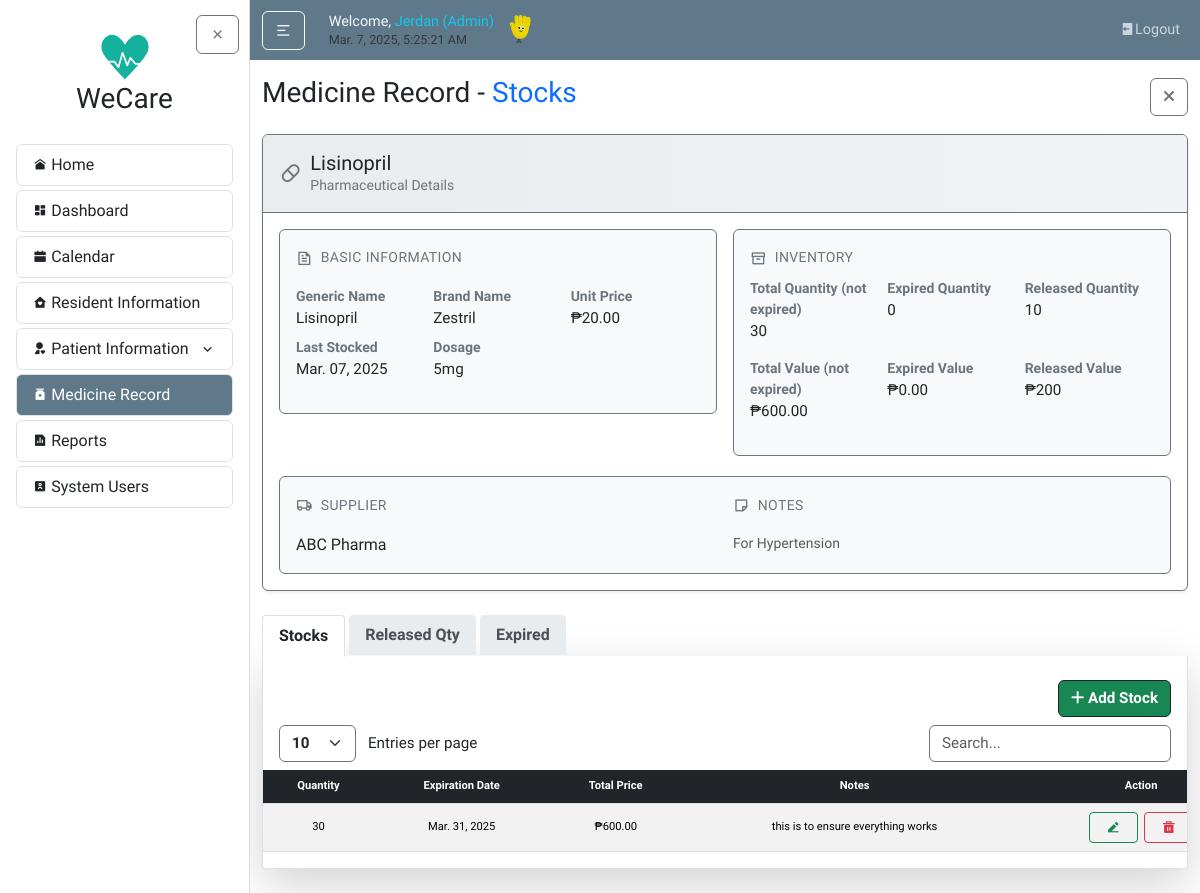
Screenshot of /medicines/7/ (signed in) with the database file from the repository.
### users/models.py (models this page shows, shortened)
class UserProfile(models.Model):
    USER_TYPE_CHOICES = [
        ('BHW', 'Barangay Health Worker'),
        ('Doctor', 'Doctor'),
        ('Admin', 'Admin'),
    ]
    STATUS_CHOICES = [
        ('ACTIVE', 'Active'),
        ('INACTIVE', 'Inactive'),
    ]
    user = models.OneToOneField(User, on_delete=models.CASCADE)
    userrole = models.CharField(max_length=10, choices=USER_TYPE_CHOICES, default='BHW')
    status = models.CharField(max_length=8, choices=STATUS_CHOICES, default='ACTIVE')
    created_by = models.ForeignKey(User, related_name='created_user_profiles', on_delete=models.SET_NULL, null=True, blank=True)

### medicineMonitoring/models.py (models this page shows, shortened)
class Medicine(models.Model):
    medicine_name = models.CharField(max_length=255)
    generic_name = models.CharField(max_length=255, blank=True, null=True)
    brand_name = models.CharField(max_length=255, blank=True, null=True)
    dosage = models.CharField(max_length=100, blank=True, null=True)
    unit_price = models.DecimalField(max_digits=10, decimal_places=2, default=Decimal("0.00"))
    total_value = models.DecimalField(max_digits=10, decimal_places=2, default=Decimal("0.00"))
    total_quantity = models.PositiveIntegerField(default=0)
    supplier_name = models.CharField(max_length=255)
    date_last_stock = models.DateField(blank=True)
    notes = models.TextField(blank=True, null=True)
    @property
    def expired_quantity(self):
        today = date.today()
        expired_stocks = self.stocks.filter(expiration_date__lte=today)
        return sum(stock.quantity for stock in expired_stocks)
    @property
    def expired_value(self):
        today = date.today()
        expired_stocks = self.stocks.filter(expiration_date__lte=today)
        return sum(stock.quantity * self.unit_price for stock in expired_stocks)

class MedicineStock(models.Model):
    medicine = models.ForeignKey(Medicine, on_delete=models.CASCADE, related_name="stocks")
    quantity = models.PositiveIntegerField(default=0)
    expiration_date = models.DateField()
    notes = models.TextField(blank=True, null=True)
    objects = MedicineStockManager()
    @property
    def total_price(self):
        return self.quantity * self.medicine.unit_price

### medicineMonitoring/views.py (the view)
# urls.py: path('<int:pk>/', views.medicine_detail, name='medicine-detail'),
@login_required
def medicine_detail(request, pk):
    medicine = get_object_or_404(Medicine, pk=pk)
    patient_medicine_tracking = MedicineTracking.objects.filter(medicine=medicine)
    releasedQty = patient_medicine_tracking.aggregate(total=Sum('quantity_used'))['total'] or 0
    releasedValue = patient_medicine_tracking.aggregate(total=Sum('total_price'))['total'] or 0
    today = date.today()
    valid_stocks = medicine.stocks.filter(expiration_date__gt=today)
    expired_stocks = medicine.stocks.filter(expiration_date__lte=today)
    context = {
        'medicine': medicine,
        'valid_stocks': valid_stocks,
        'expired_stocks': expired_stocks,
        'expired_count': expired_stocks.count(),
        'patient_medicine_tracking': patient_medicine_tracking,
        'releasedQty': releasedQty,
        'releasedValue': releasedValue
    }
    return render(request, 'medicineMonitoring/medicine_detail.html', context)

### medicineMonitoring/templates/medicineMonitoring/medicine_detail.html (shortened to what this page needs)
{% extends "home/layout.html" %}
{% load static %}
{% block body %}
<div class="d-flex justify-content-between align-items-center mb-3">
  <h3>Medicine Record - <span class="text-primary">Stocks</span></h3>
  <a href="{% url 'medicine-list' %}" class="btn btn-outline-secondary">
    <i class="fa-solid fa-xmark fw-bold"></i>
  </a>
</div>
  <div class="card info-card border-secondary shadow-sm">
    <div class="card-header bg-light border-secondary border-bottom py-3">
      <div class="d-flex align-items-center gap-2">
        <i class="ri-capsule-line ri-lg text-secondary"></i>
        <div>
          <h3 class="h5 mb-0 text-dark">{{ medicine.medicine_name }}</h3>
          <p class="text-secondary mb-0 small">Pharmaceutical Details</p>
        </div>
      </div>
    </div>
    <div class="card-body p-3">
      <div class="row g-3">
        <div class="col-md-6">
          <div class="info-box border border-secondary rounded p-3 mb-1">
            <div class="d-flex align-items-center gap-2 mb-3">
              <i class="ri-file-text-line text-secondary"></i>
              <h4 class="text-uppercase small text-secondary mb-0">Basic Information</h4>
            </div>
            <dl class="row g-2">
              <div class="col-4">
                <dt class="text-secondary small">Generic Name</dt>
                <dd class="mb-0">{{ medicine.generic_name|default:"-" }}</dd>
              </div>
              <div class="col-4">
                <dt class="text-secondary small">Brand Name</dt>
                <dd class="mb-0">{{ medicine.brand_name|default:"-" }}</dd>
              </div>
              <div class="col-4">
                <dt class="text-secondary small">Unit Price</dt>
                <dd class="mb-0">₱{{ medicine.unit_price|floatformat:2 }}</dd>
              </div>
              <div class="col-4">
                <dt class="text-secondary small">Last Stocked</dt>
                <dd class="mb-0">{{ medicine.date_last_stock|date:"M. d, Y"|default:"-" }}</dd>
              </div>
              <div class="col-4">
                <dt class="text-secondary small">Dosage</dt>
                <dd class="mb-0">{{ medicine.dosage|default:"-" }}</dd>
              </div>
            </dl>
          </div>
        </div>
        <div class="col-md-6">
          <div class="info-box border border-secondary rounded p-3 mb-1">
            <div class="d-flex align-items-center gap-2 mb-2">
              <i class="ri-archive-line text-secondary"></i>
              <h4 class="text-uppercase small text-secondary mb-0">Inventory</h4>
            </div>
            <dl class="row g-2">
              <div class="col-4">
                <dt class="text-secondary small">Total Quantity (not expired)</dt>
                <dd class="mb-0">{{ medicine.total_quantity|default:"-" }}</dd>
              </div>
              <div class="col-4 mt-2">
                <dt class="text-secondary small">Expired Quantity</dt>
                <dd class="mb-0">{{ medicine.expired_quantity }}</dd>
              </div>
              <div class="col-4 mt-2">
                <dt class="text-secondary small">Released Quantity</dt>
                <dd class="mb-0">{{ releasedQty }}</dd>
              </div>
            </dl>
            <dl class="row g-2">
              <div class="col-4">
                <dt class="text-secondary small">Total Value (not expired)</dt>
                <dd class="mb-0">₱{{ medicine.total_value|default:"-" }}</dd>
              </div>
              <div class="col-4 mt-2">
                <dt class="text-secondary small">Expired Value</dt>
                <dd class="mb-0">₱{{ medicine.expired_value|floatformat:2 }}</dd>
              </div>
              <div class="col-4 mt-2">
                <dt class="text-secondary small">Released Value</dt>
                <dd class="mb-0">₱{{ releasedValue }}</dd>
              </div>
            </dl>
          </div>
        </div>
        <div class="col-12">
          <div class="info-box border border-secondary rounded p-3">
            <div class="row g-3">
              <div class="col-md-6">
                <div class="d-flex align-items-center gap-2 mb-3">
                  <i class="ri-truck-line text-secondary"></i>
                  <h4 class="text-uppercase small text-secondary mb-0">Supplier</h4>
                </div>
                <p class="mb-0">{{ medicine.supplier_name }}</p>
              </div>
              <div class="col-md-6">
                <div class="d-flex align-items-center gap-2 mb-3">
                  <i class="ri-sticky-note-line text-secondary"></i>
                  <h4 class="text-uppercase small text-secondary mb-0">Notes</h4>
                </div>
                <p class="mb-0 text-muted small">{{ medicine.notes|default:"No special notes" }}</p>
              </div>
            </div>
          </div>
        </div>
      </div>
    </div>
  </div>
  <ul class="nav nav-tabs nested-nav-tabs" id="stockTabs" role="tablist">
    <li class="nav-item" role="presentation">
      <button class="nav-link active fs-6 fw-bold" id="stocks-tab" data-bs-toggle="tab" data-bs-target="#stocks" type="button" role="tab" aria-controls="stocks" aria-selected="true">Stocks</button>
    </li>
    <li class="nav-item" role="presentation">
      <button class="nav-link fs-6 fw-bold" id="released-tab" data-bs-toggle="tab" data-bs-target="#released" type="button" role="tab" aria-controls="released" aria-selected="false">Released Qty</button>
    </li>
    <li class="nav-item" role="presentation">
      <button class="nav-link fs-6 fw-bold" id="expired-tab" data-bs-toggle="tab" data-bs-target="#expired" type="button" role="tab" aria-controls="expired" aria-selected="false">Expired</button>
    </li>
  </ul>
  <article class="tab-content content-section shadow-lg p-0" id="stockTabsContent">
    <div class="tab-pane fade show active" id="stocks" role="tabpanel" aria-labelledby="stocks-tab">
      <div class="container px-3 pt-3">
        <div class="row mt-2">
          <div class="col-auto ms-auto">
            <a href="{% url 'stock-add' medicine.pk %}" class="btn btn-success info border-dark fw-bold" style="font-size: calc(0.8rem + 0.2vw);">
              <i class="fa-solid fa-plus"></i> Add Stock
            </a>
          </div>
        </div>
        <div class="row mt-2">
          <div class="col-auto">
            <select id="stocksCustomEntries" class="form-select d-inline w-auto border-secondary fw-bold" style="font-size: calc(0.8rem + 0.2vw); cursor: pointer; vertical-align: middle;">
              <option value="10">10</option>
            </select>
            <span class="d-inline ms-2" style="font-size: calc(0.8rem + 0.2vw); vertical-align: middle;">Entries per page</span>
          </div>
          <div class="col-auto ms-auto">
            <input type="text" id="stocksSearchBar" class="form-control d-inline w-auto border-secondary" placeholder="Search..." style="font-size: calc(0.8rem + 0.2vw); vertical-align: middle;">
          </div>
        </div>
      </div>
      <div class="table-responsive mt-2">
        <table id="stocksDataTable" class="table table-striped projectTables">
          <thead class="table-dark">
            <tr>
              <th>Quantity</th>
              <th>Expiration Date</th>
              <th>Total Price</th>
              <th>Notes</th>
              <th class="text-center">Action</th>
            </tr>
          </thead>
          <tbody>
            {% for stock in valid_stocks %}
            <tr>
              <td class="align-middle">{{ stock.quantity }}</td>
              <td class="align-middle">{{ stock.expiration_date|date:"M. d, Y" }}</td>
              <td class="align-middle">₱{{ stock.total_price|floatformat:2 }}</td>
              <td class="align-middle">{{ stock.notes }}</td>
              <td class="align-middle text-center">
                <a href="{% url 'stock-update' stock.pk %}" class="btn btn-sm btn-outline-success me-1 px-3"><i class="ri-edit-2-fill"></i></a>
                <button type="button" data-bs-toggle="modal" data-bs-target="#myModal" data-deleteData="{{ medicine.medicine_name }}" data-ID="{{ stock.pk }}" data-moduleName="Delete the stocks entry" class="btn btn-sm btn-outline-danger px-3"><i class="ri-delete-bin-5-fill"></i></button>
              </td>
            </tr>
            {% endfor %}
          </tbody>
        </table>
      </div>
    </div>
  </article>
{% endblock body %}

### home/templates/home/layout.html (shortened to what this page needs)
{% load static %}
<!DOCTYPE html>
<html lang="en">
<head>
  <link rel="stylesheet" type="text/css" href="{% static 'home/main.css' %}">
  <link href="https://cdn.jsdelivr.net/npm/bootstrap@5.3.3/dist/css/bootstrap.min.css" rel="stylesheet">
  <link rel="stylesheet" href="https://cdnjs.cloudflare.com/ajax/libs/remixicon/4.6.0/remixicon.css">
  <link rel="stylesheet" href="//cdn.datatables.net/2.2.2/css/dataTables.dataTables.min.css">
  <link rel="stylesheet" href="https://cdn.jsdelivr.net/npm/flatpickr/dist/flatpickr.min.css">
</head>
<body>
  {% include "home/sidebar.html" %}
    <div id="content-wrapper" class="flex-grow-1">
      <header class="site-header">
        <nav class="navbar navbar-expand-md navbar-dark bg-steel">
          <div class="container">
            <div class="navbar-nav align-items-xl-center">
              <button id="sidebarToggle" class="btn btn-outline-light me-3 my-auto">
                <i class="ri-menu-2-line"></i>
              </button>
            </div>
            <div class="ms-2 me-auto">
              <h5 class="d-flex align-items-end gap-1 mb-1">
                  <span class="text-light nav-font">
                      {% if user.is_authenticated %}Welcome, <span class="text-info">{{ request.user }} ({{ request.user.userprofile.userrole }})</span> <br>{% endif %}
                      <small id="clock" class="my-auto text-muted text-light"></small>
                  </span>
                  <span><img src="{% static 'home/images/hand.gif' %}" alt="" style="height: 2em; width: auto; vertical-align: middle;"></span>
              </h5>
            </div>
            <div class="navbar-nav ms-auto nav-font">
              {% if user.is_authenticated %}
                <a class="nav-item nav-link" href="{% url "logout" %}"><i class="ri-logout-box-fill "></i>Logout</a>
              {% endif %}
            </div>
          </div>
        </nav>
      </header>
      <main id="main-content" role="main" class="container mt-3">
          <div class="row">
            <div class="col">
              {% block body %}{% endblock %}
            </div>
          </div>
      </main>
    </div>
  </div>
</body>
</html>

### home/static/home/main.css (style rules this page uses)
body { background: #fafafa; color: #333333; font-family: 'Varela Round', sans-serif!important; }
h1, h2, h3, h4, h5, h6 { color: #444444; font-size: calc(1rem + 0.8vw); margin-bottom: 1rem; }
.bg-steel { background-color: #5f788a; }
.site-header { position: sticky; top: 0; z-index: 1000; }
.navbar-nav { flex-wrap: wrap; gap: 0.5rem; }
.navbar-nav .nav-link { color: #cbd5db; transition: color 0.2s ease; }
.nav-font { font-size: clamp(0.7rem, 1.2vw, 1rem); }
.content-section { background: #ffffff; padding: 1.25rem; border: 1px solid #dddddd; border-radius: 0.5rem; margin-bottom: 1.5rem; }
#content-wrapper { flex: 1; overflow-y: auto; height: 100vh; }
.projectTables { min-width: 992px; font-size: calc(0.55rem + 0.2vw); margin-bottom: 0; }
.projectTables th, .projectTables td { padding: calc(5px + 0.2vw) calc(8px + 0.2vw); vertical-align: middle; border-color: #dee2e6; text-align: center; }
.projectTables thead th { font-weight: 600; }
button, input[type="submit"] { margin-top: 10px; }
.container { max-width: 1490px!important; }
html { scroll-behavior: smooth; }

### medicineMonitoring/templates/medicineMonitoring/medicine_detail.html (style rules this page uses)
.info-card { margin-bottom: 1.5rem; }
.nav-tabs { border-bottom: 2px solid #dee2e6; margin-bottom: 0; }
.nav-tabs .nav-link { border: none; background-color: #f8f9fa; color: #495057; padding: 0.75rem 1.25rem; margin-right: 0.25rem; }
.nav-tabs .nav-link.active { background-color: #ffffff; border: 1px solid #dee2e6; border-bottom-color: transparent; color: #212529; }
.tab-content { background-color: #ffffff; border: 1px solid #dee2e6; border-top: none; padding: 1rem; margin-top: -1px; border-radius: 0 0 0.25rem 0.25rem; }
.nested-nav-tabs { border-bottom: 1px solid #dee2e6; margin-bottom: 0; }
.nested-nav-tabs .nav-link { border: none; background-color: #e9ecef; color: #495057; padding: 0.5rem 1rem; margin-right: 0.25rem; font-size: 0.9rem; border-radius: 0.25rem 0.25rem 0 0; }
#stockTabsContent { border-radius: 0 0 0.25rem 0.25rem; }
table td, table th { text-align: center !important; }
.info-box { transition: all 0.15s ease; background: #f8f9fa; border-left: 3px solid transparent; }
.info-box h4 { letter-spacing: 0.4px; font-weight: 500; }
dt { font-size: 0.82rem; }
dd { font-weight: 500; font-size: 0.95rem; color: #212529; }
.ri-lg { font-size: 1.4em; }
.card-header { background: linear-gradient(to right, rgba(108,117,125,0.1) 0%, rgba(108,117,125,0.05) 100%); }

### rows the page displays
Medicine: medicine_name "Lisinopril", generic_name "Lisinopril", brand_name "Zestril", unit_price "20.00", date_last_stock "Mar. 07, 2025", dosage "5mg", total_quantity "30", expired_quantity "0", total_value "600.00", expired_value "0.00", supplier_name "ABC Pharma", notes "For Hypertension"
MedicineStock: quantity "30", expiration_date "Mar. 31, 2025", total_price "600.00", notes "this is to ensure everything works"

### other values shown
{{ request.user }} "Jerdan"
{{ request.user.userprofile.userrole }} "Admin"
{{ releasedQty }} "10"
{{ releasedValue }} "200"
